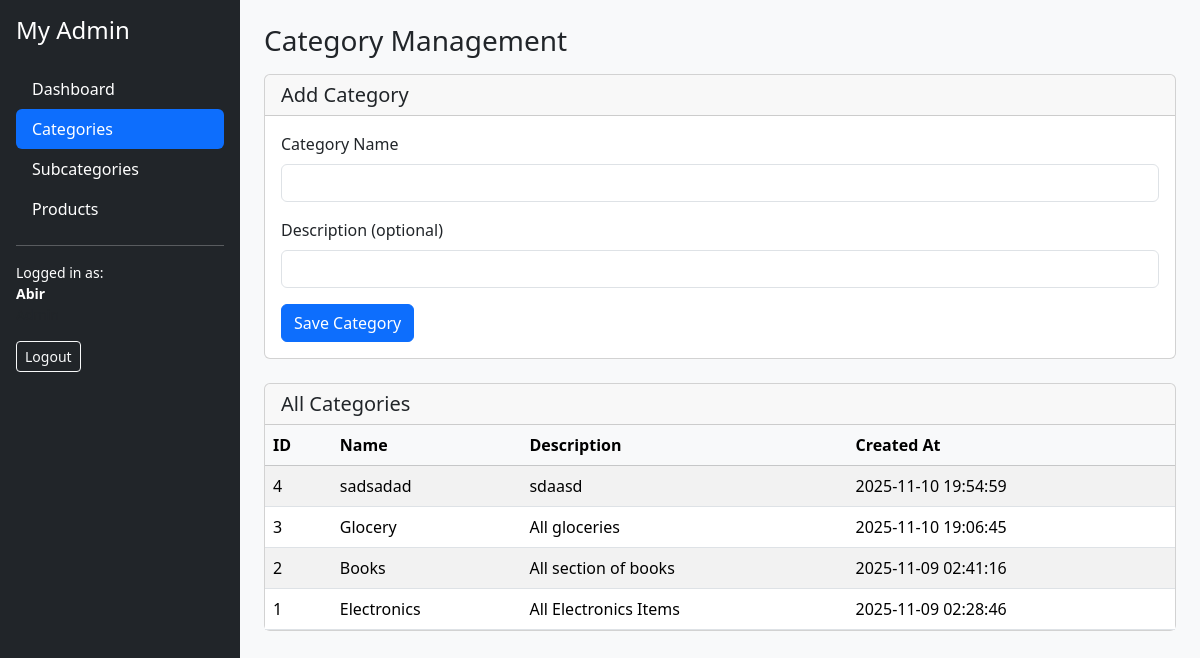
The app's page /categories.php (signed in) with its own data.
### tables this page shows
CREATE TABLE `categories` (
  `id` int(10) UNSIGNED NOT NULL,
  `name` varchar(100) NOT NULL,
  `description` varchar(255) DEFAULT NULL,
  `created_at` timestamp NOT NULL DEFAULT current_timestamp()
);

### categories.php (the view, shortened to what this page needs)
<?php
require 'config.php';
$categoryStmt = $pdo->query("SELECT * FROM categories ORDER BY id DESC");
$categories = $categoryStmt->fetchAll(PDO::FETCH_ASSOC);
?>
<!DOCTYPE html>
<html lang="en">
<head>
    <link rel="stylesheet" href="https://cdn.jsdelivr.net/npm/bootstrap@5.3.3/dist/css/bootstrap.min.css">
</head>
<body>
<div class="d-flex">
    <?php include 'sidebar.php'; ?>
    <main class="flex-grow-1 bg-light p-4">
        <h3 class="mb-3">Category Management</h3>
        <?php if (!$isAdminOrManager): ?>
            <div class="alert alert-danger">
                You have no access to this URL.
            </div>
        <?php else: ?>
            <div class="card mb-4">
                <div class="card-header">
                    <h5 class="mb-0">Add Category</h5>
                </div>
                <div class="card-body">
                    <form method="post">
                        <div class="mb-3">
                            <label class="form-label">Category Name</label>
                            <input type="text" name="name" class="form-control"
                                   value="<?= htmlspecialchars($_POST['name'] ?? '') ?>" required>
                        </div>
                        <div class="mb-3">
                            <label class="form-label">Description (optional)</label>
                            <input type="text" name="description" class="form-control"
                                   value="<?= htmlspecialchars($_POST['description'] ?? '') ?>">
                        </div>
                        <button type="submit" class="btn btn-primary">Save Category</button>
                    </form>
                </div>
            </div>
            <div class="card">
                <div class="card-header">
                    <h5 class="mb-0">All Categories</h5>
                </div>
                <div class="card-body p-0">
                    <div class="table-responsive">
                        <table class="table table-striped mb-0">
                            <thead class="table-light">
                            <tr>
                                <th>ID</th>
                                <th>Name</th>
                                <th>Description</th>
                                <th>Created At</th>
                            </tr>
                            </thead>
                            <tbody>
                            <?php if (empty($categories)): ?>
                                <tr>
                                    <td colspan="4" class="text-center py-3">No categories found.</td>
                                </tr>
                            <?php else: ?>
                                <?php foreach ($categories as $c): ?>
                                    <tr>
                                        <td><?= $c['id'] ?></td>
                                        <td><?= htmlspecialchars($c['name']) ?></td>
                                        <td><?= htmlspecialchars($c['description']) ?></td>
                                        <td><?= htmlspecialchars($c['created_at']) ?></td>
                                    </tr>
                                <?php endforeach; ?>
                            <?php endif; ?>
                            </tbody>
                        </table>
                    </div>
                </div>
            </div>
        <?php endif; ?>
    </main>
</div>
</body>
</html>

### records on screen
categories: id "4", name "sadsadad", description "sdaasd", created_at "2025-11-10 19:54:59"
categories: id "3", name "Glocery", description "All gloceries", created_at "2025-11-10 19:06:45"
categories: id "2", name "Books", description "All section of books", created_at "2025-11-09 02:41:16"
categories: id "1", name "Electronics", description "All Electronics Items", created_at "2025-11-09 02:28:46"

### other values on screen
$_SESSION['user_name'] "Abir"
